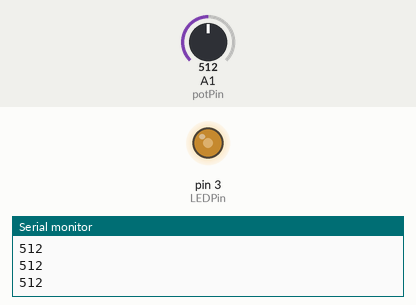
Recording of a sketch running on a simulated Arduino Uno, built with avr-gcc and run on an emulated ATmega328P. On the bench: output pins drawn as LEDs (lit = HIGH), the last lines printed to the serial monitor. The inputs (shaded band) are chosen by the test bench; at power-on: A1 (potPin) = 512.

Above: at 1.2 s.
1.3 s: A1 (potPin) set to 716
At 2.5 s:
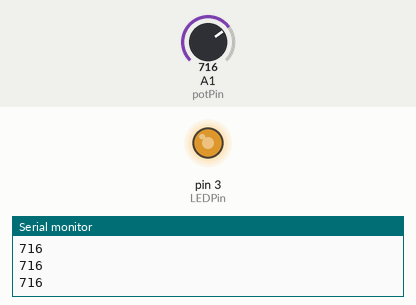
2.8 s: A1 (potPin) set to 900
At 3.8 s:
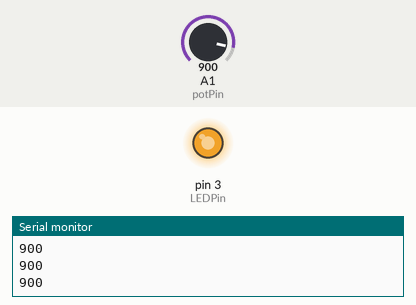
4.3 s: A1 (potPin) set to 122
At 4.9 s:
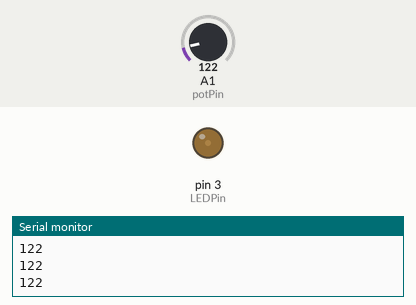
5.8 s: A1 (potPin) set to 0
At 7.0 s:
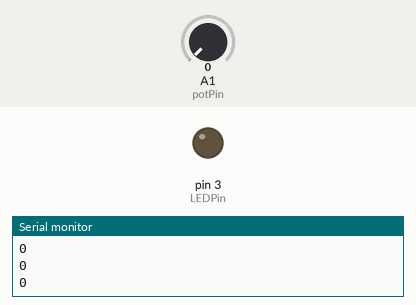
7.3 s: A1 (potPin) set to 511
At 8.4 s:
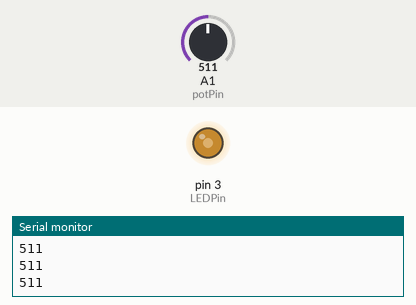
Timing chart, 0 to 9.8 s (numbered marks = the images above; inputs shaded):
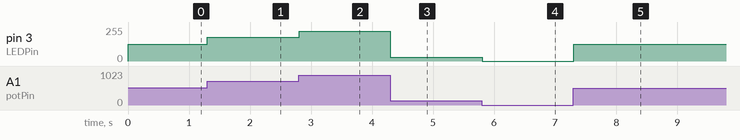

Measured:
- after the input at 1.3 s, pin 3 (LEDPin): 127/255 → 178/255 at once
- after the input at 2.8 s, pin 3 (LEDPin): 178/255 → 224/255 at once
- after the input at 4.3 s, pin 3 (LEDPin): 224/255 → 30/255 at once
- after the input at 5.8 s, pin 3 (LEDPin): 30/255 → 0/255 at once
- after the input at 7.3 s, pin 3 (LEDPin): 0/255 → 127/255 at once

The sketch:

dimmable_led.ino
```cpp
int potPin=A1;
int potVal=0;
int LEDPin=3;
int LEDVal=0;

void setup(){
  Serial.begin(9600);
  pinMode(potPin,INPUT);
  pinMode(LEDPin,OUTPUT);
}

void loop(){
  potVal=analogRead(potPin);
  LEDVal=(255.0/1023.0)*potVal;
  analogWrite(LEDPin,LEDVal);
  Serial.println(potVal);
}
```
